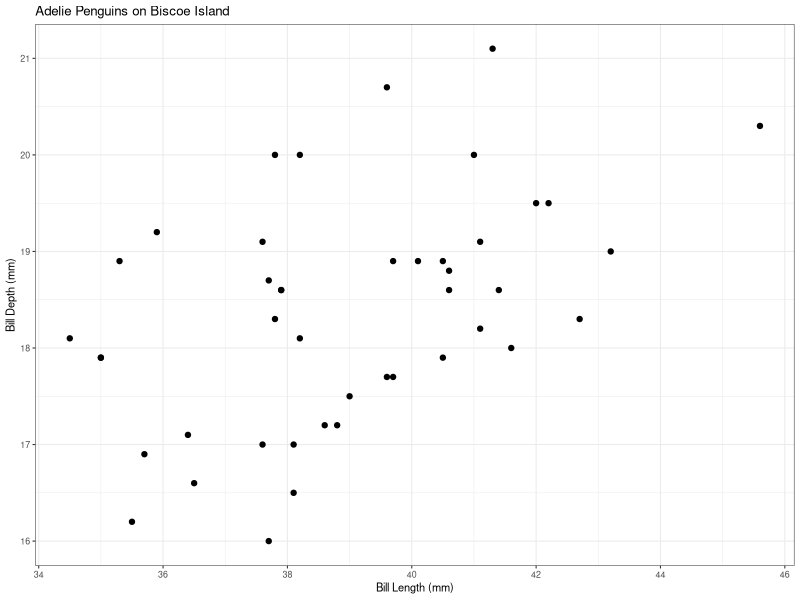
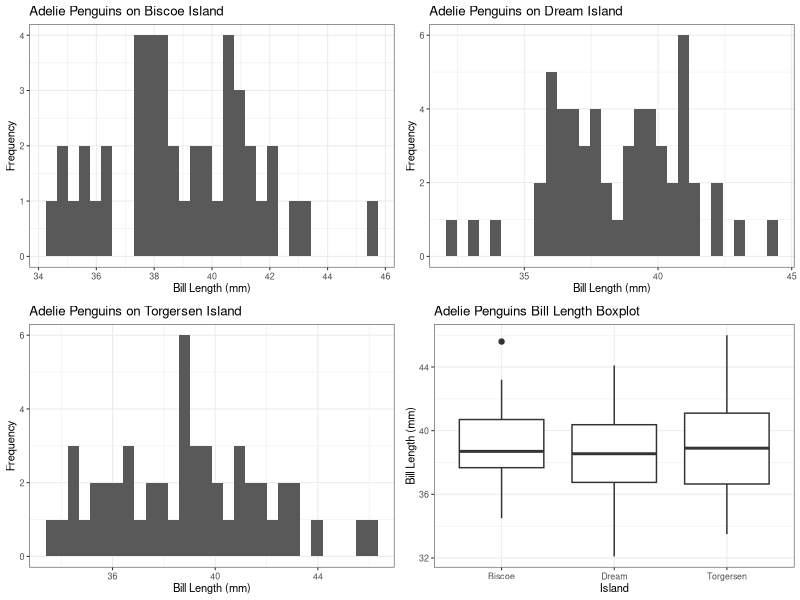
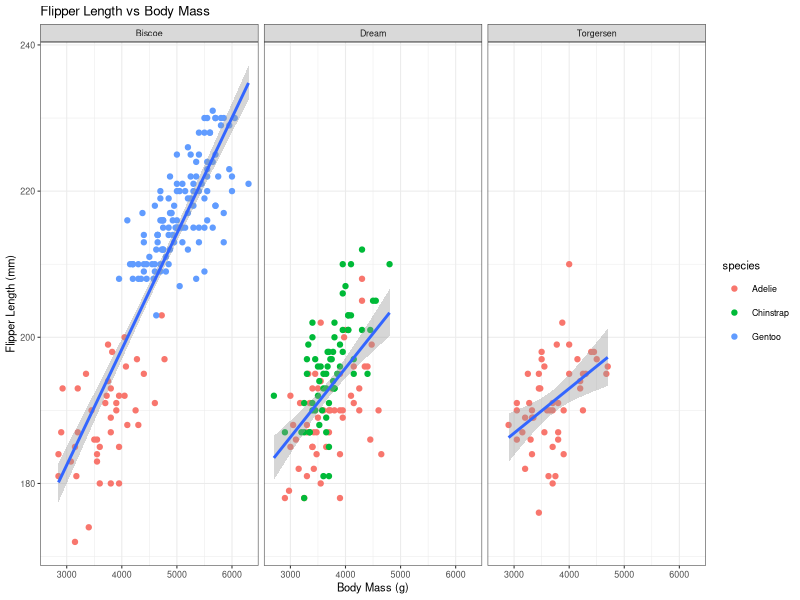
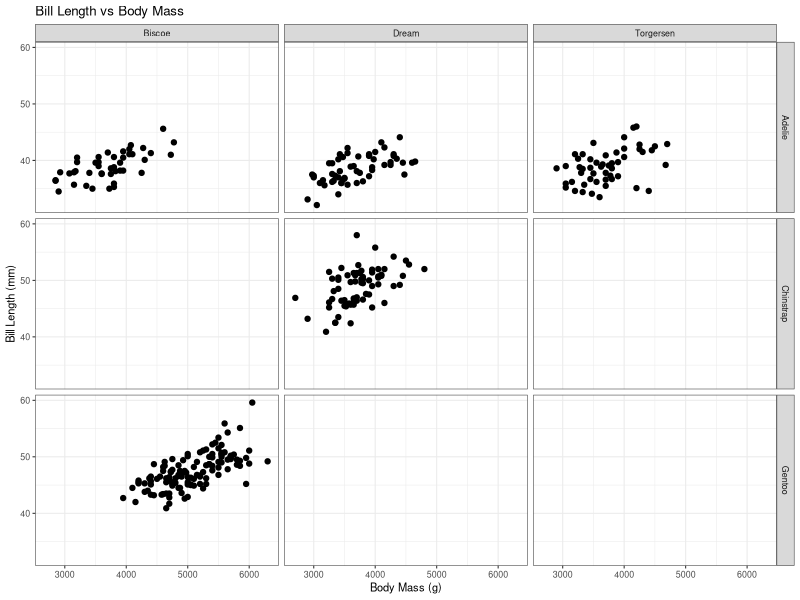
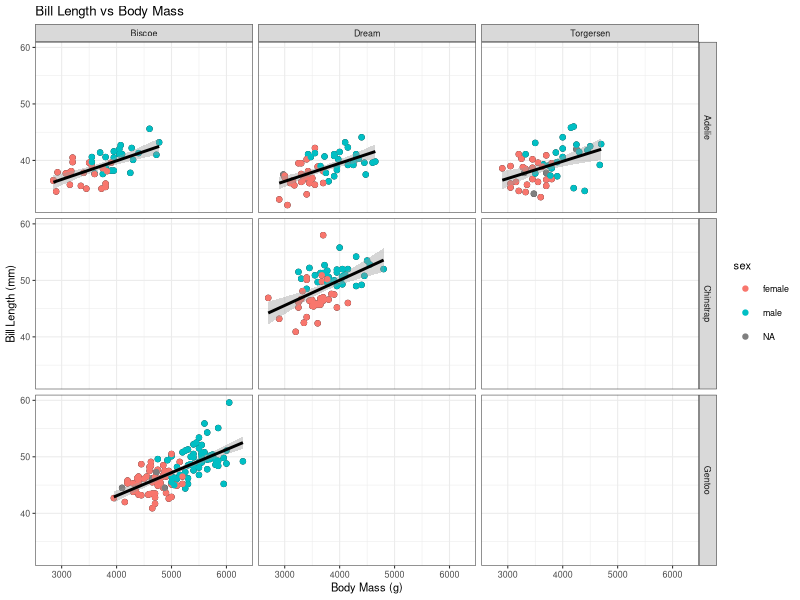

Reproduce these figures in R, in order.
## ---- chunk 1
knitr::opts_chunk$set(
  comment = "R>", 
  warning = FALSE, 
  message = FALSE,
  fig.width = 4.5,
  fig.height = 2.625,
  out.width = "75%",
  fig.asp = NULL, # control via width/height
  dpi = 300
)

ggplot2::theme_set(
  ggplot2::theme_minimal(base_size = 8)
)
ggplot2::theme_set(
  ggplot2::theme_bw(base_size = 8)
)
## ---- chunk 2
knitr::opts_chunk$set(
  echo = TRUE,
  eval = TRUE,
  warning = FALSE,
  message = FALSE,
  fig.width = 6,
  fig.asp = 0.65,
  out.width = "100%",
  fig.align = "center"
)
library(tidyverse)
library(ggpubr)
library(ggthemes)
## ---- chunk 3
# Read the Excel file into R
crops <- readxl::read_excel(here::here("data", "crops.xlsx"))
## ---- chunk 4
# Load the tidyverse package
library(tidyverse)

# Calculate the mean ± SD for crop mass within each combination of block and fertiliser
crops %>%
  group_by(block, fertilizer) %>%
  summarise(mean_mass = mean(mass), sd_mass = sd(mass))
## ---- chunk 5
library(palmerpenguins) # ✓ 
library(tidyverse) # ✓ 
data(penguins)
head(penguins)

penguins %>% # ✓ 
  filter(island == "Biscoe" & species == "Adelie") %>%  # ✓ 
  ggplot(aes(x = bill_length_mm, y = bill_depth_mm)) +  # ✓ 
  geom_point() +  # ✓ 
  labs(title = "Adelie Penguins on Biscoe Island",  # ✓ 
         x = "Bill Length (mm)", # ✓ 
         y = "Bill Depth (mm)") # ✓ 
## ---- chunk 6
library(ggpubr) # ✓

# Create histograms
adelie_biscoe <- penguins %>% # ✓ x 5
  filter(island == "Biscoe" & species == "Adelie") %>% 
  ggplot(aes(x = bill_length_mm)) + 
  geom_histogram() + 
  labs(title = "Adelie Penguins on Biscoe Island", 
       x = "Bill Length (mm)", 
       y = "Frequency")

adelie_dream <- penguins %>% # ✓ x 5
  filter(island == "Dream" & species == "Adelie") %>% 
  ggplot(aes(x = bill_length_mm)) + 
  geom_histogram() + 
  labs(title = "Adelie Penguins on Dream Island", 
       x = "Bill Length (mm)", 
       y = "Frequency")

adelie_torgersen <- penguins %>% # ✓ x 5
  filter(island == "Torgersen" & species == "Adelie") %>% 
  ggplot(aes(x = bill_length_mm)) + 
  geom_histogram() + 
  labs(title = "Adelie Penguins on Torgersen Island", 
       x = "Bill Length (mm)", 
       y = "Frequency")

# Create boxplot # ✓ x 5
adelie_boxplot <- penguins %>% 
  filter(species == "Adelie") %>% 
  ggplot(aes(x = island, y = bill_length_mm)) + 
  geom_boxplot() + 
  labs(title = "Adelie Penguins Bill Length Boxplot", 
       x = "Island", 
       y = "Bill Length (mm)")

# Combine figures # ✓ x 1
ggarrange(adelie_biscoe, adelie_dream, adelie_torgersen, adelie_boxplot, 
          ncol = 2, nrow = 2)
## ---- chunk 7
penguins %>% # ✓ x 6
  ggplot(aes(x = body_mass_g, y = flipper_length_mm)) + 
  geom_point(aes(colour = species)) + 
  geom_smooth(method = "lm", se = TRUE) +
  facet_wrap(~island) + 
  labs(title = "Flipper Length vs Body Mass", 
       x = "Body Mass (g)",
       y = "Flipper Length (mm)")
## ---- chunk 8
grid_plt <-  penguins %>% # ✓ x 6
  ggplot(aes(x = body_mass_g, y = bill_length_mm)) + 
  geom_point() + 
  facet_grid(species ~ island) + 
  labs(title = "Bill Length vs Body Mass", 
       x = "Body Mass (g)",
       y = "Bill Length (mm)")
grid_plt
## ---- chunk 9
grid_plt +  # ✓ x 6
  geom_point(aes(col = sex)) +
  geom_smooth(method = "lm", se = TRUE, colour = "black")
